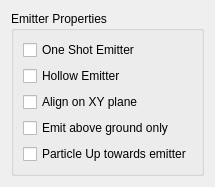
<?xml version="1.0" encoding="UTF-8"?>
<ui version="4.0">
 <class>CSwitchesDialog</class>
 <widget class="QDialog" name="CSwitchesDialog">
  <property name="windowTitle">
   <string>Emission Switches</string>
  </property>
  <layout class="QVBoxLayout" name="rootLayout">
   <item>
    <widget class="QGroupBox" name="EmitterProperties">
     <property name="title">
      <string>Emitter Properties</string>
     </property>
     <layout class="QVBoxLayout" name="boxLayout">
      <item>
       <widget class="QCheckBox" name="OneShot">
        <property name="text"><string>One Shot Emitter</string></property>
       </widget>
      </item>
      <item>
       <widget class="QCheckBox" name="Hollow">
        <property name="text"><string>Hollow Emitter</string></property>
       </widget>
      </item>
      <item>
       <widget class="QCheckBox" name="GroundAligned">
        <property name="text"><string>Align on XY plane</string></property>
       </widget>
      </item>
      <item>
       <widget class="QCheckBox" name="EmitAboveGroundOnly">
        <property name="text"><string>Emit above ground only</string></property>
       </widget>
      </item>
      <item>
       <widget class="QCheckBox" name="ParticleUpTowardsEmitter">
        <property name="text"><string>Particle Up towards emitter</string></property>
       </widget>
      </item>
     </layout>
    </widget>
   </item>
  </layout>
 </widget>
 <resources/>
 <connections/>
</ui>
